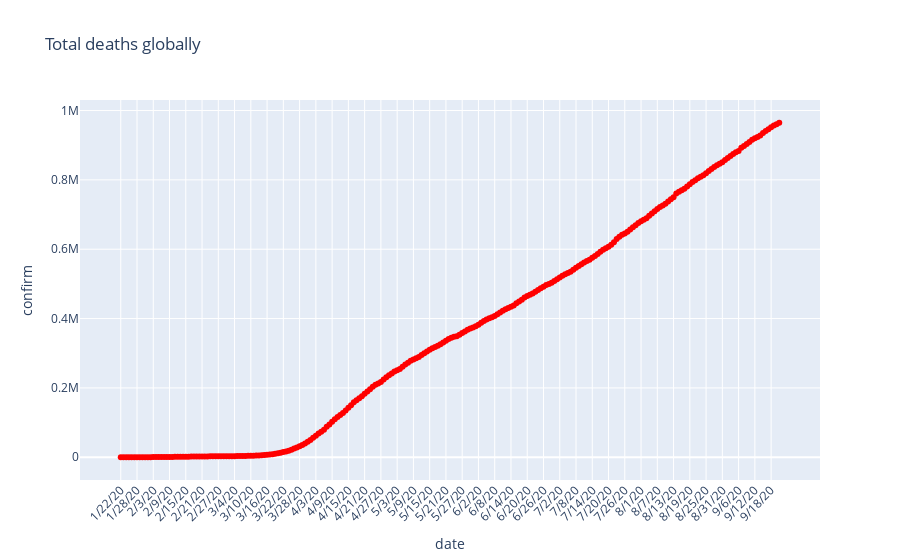

The code cell stored with this chart in its notebook:
### Markdown cell above
### Death Cases :

### Code cell
#Global death cases
fig = go.Figure(data=go.Scatter(x=deaths_agg.index, y = deaths_agg.values, mode = 'lines+markers' ,line=dict(color='red',width=2)))
fig.update_layout(title='Total deaths globally', yaxis_title = 'confirm',xaxis_title='date',xaxis_tickangle = 315)
fig.show()

### Figure 1 — Plotly figure (JSON) as saved in the notebook; plotly's stock layout.template omitted (floating-point values rounded to 4 significant figures; data arrays with more than 128 entries replaced by an {"elided": "..."} marker saying what was removed)
{"data": [{"line": {"color": "red", "width": 2}, "mode": "lines+markers", "type": "scatter", "x": {"elided": "244 str values"}, "y": {"elided": "244 int values"}}], "layout": {"title": {"text": "Total deaths globally"}, "xaxis": {"tickangle": -45, "title": {"text": "date"}}, "yaxis": {"title": {"text": "confirm"}}}}
